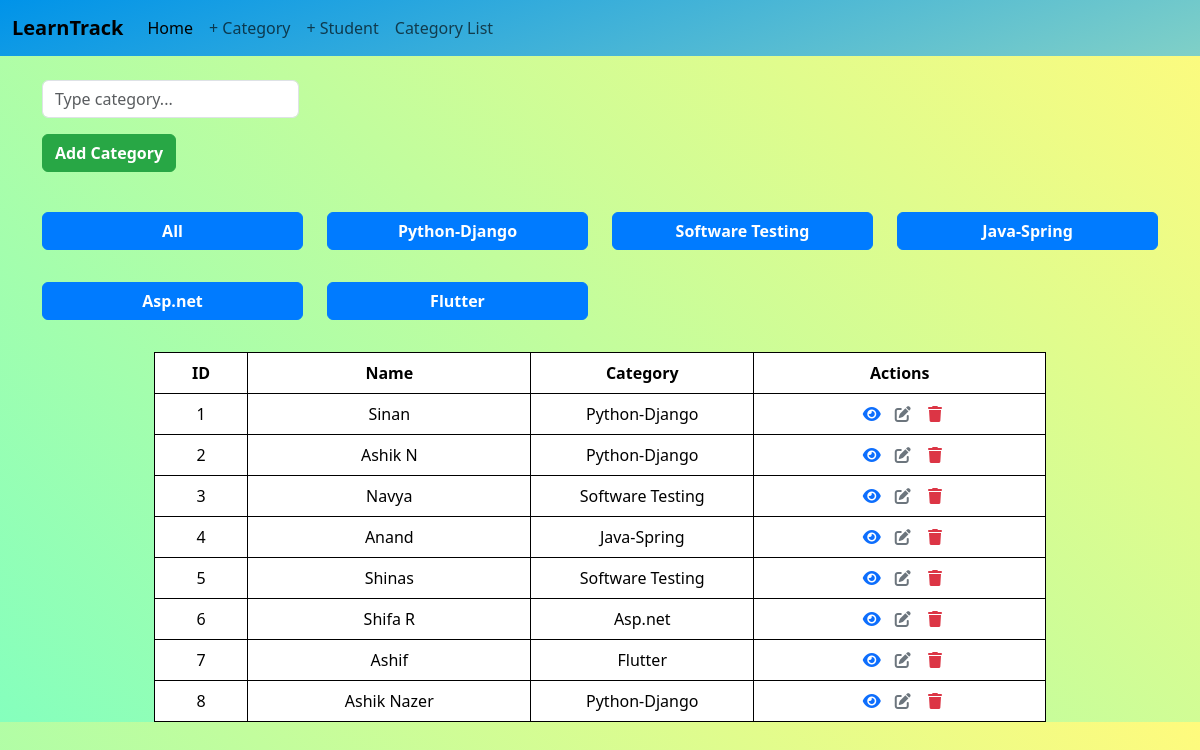
The app's page /, older data.
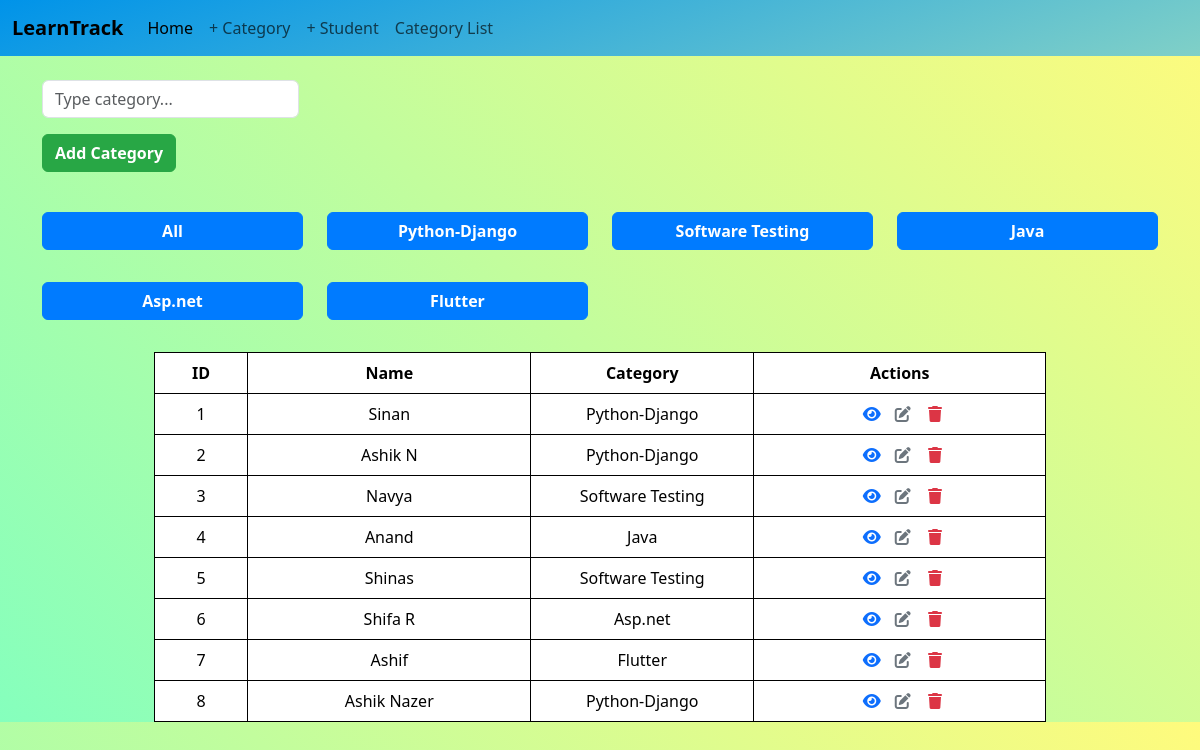
The same page, newer data.
### StudentHub/models.py (models this page shows, shortened)
class Category(models.Model):
    category_name = models.CharField(max_length=200, unique=True)
    created_date = models.DateTimeField(auto_now_add=True)
    updated_date = models.DateTimeField(auto_now=True)
    is_active = models.BooleanField(default=True)

class Student(models.Model):
    student_name = models.CharField(max_length=200)
    category_name = models.ForeignKey(Category, on_delete=models.CASCADE, related_name="category")
    gender=models.CharField(max_length=20, null=True)
    age=models.IntegerField(null=True)
    place = models.CharField(max_length=200)
    mobile_number = models.CharField(max_length=200)
    email = models.CharField(max_length=200)
    qualification = models.CharField(max_length=200)
    created_date = models.DateTimeField(auto_now_add=True)
    updated_date = models.DateTimeField(auto_now=True)
    is_active = models.BooleanField(default=True)

### StudentHub/views.py (the view, shortened to what this page needs)
# urls.py: 2. Add a URL to urlpatterns:  path('', Home.as_view(), name='home')
class Home(View):
    def get(self, request, *args, **kwargs):
        cat_form = CategoryForm()
        categories = Category.objects.all()
        students = Student.objects.all()
        return render(request, "index.html", {"categories": categories, "students": students, 'cat_form': cat_form})

### StudentHub/forms.py
class CategoryForm(forms.ModelForm):
    category_name = forms.CharField(label="", widget=forms.TextInput(attrs={'class': 'form-control mb-3'}))
    class Meta:
        model = Category
        fields = ["id", "category_name"]
        widgets = {
            "category_name": forms.TextInput(attrs={'class': 'form-control mb-3', 'placeholder': 'Type category...'}),
        }

### StudentHub/templates/index.html (shortened to what this page needs)
<!DOCTYPE html>
{% load static %}
<html lang="en">
<head>
  <link href="https://cdn.jsdelivr.net/npm/bootstrap@5.3.3/dist/css/bootstrap.min.css" rel="stylesheet"
>
  <link rel="stylesheet" href="{% static 'css/index.css' %}">
</head>
<body>
  <nav class="navbar navbar-expand-lg bg-body-tertiary">
    <div class="container-fluid">
      <a class="navbar-brand fw-bolder" href="#">LearnTrack</a>
      <div class="collapse navbar-collapse" id="navbarSupportedContent">
        <ul class="navbar-nav me-auto mb-2 mb-lg-0">
          <li class="nav-item">
            <a class="nav-link active" aria-current="page" href="{% url 'home' %}">Home</a>
          </li>
          <li class="nav-item">
            <a class="nav-link" href="{% url 'category-add' %}">+ Category</a>
          </li>
          <li class="nav-item">
            <a class="nav-link" href="{% url 'student-add' %}">+ Student</a>
          </li>
          <li class="nav-item">
            <a class="nav-link" href="{% url 'category-list' %}">Category List</a>
          </li>
        </ul>
      </div>
    </div>
  </nav>
  <div class="container">
    <div class="d-flex my-4">
      <form action="" method="post">
        <div class="mb-3">
          <input type="text" name="category_name" class="form-control" id="id_category_name"
            placeholder="Type category...">
        </div>
        <button type="submit" class="btn btn-custom fw-bolder">Add Category</button>
      </form>
    </div>
    <div class="row my-3">
      <div class="col-3 my-3">
        <form action="" method="post">
          <button type="submit" class="btn btn-primary-custom w-100 fw-bolder" name="category" value="all">All</button>
        </form>
      </div>
      {% for cat in categories %}
      <div class="col-3 my-3">
        <form action="" method="post">
          <button type="submit" class="btn btn-primary-custom w-100 fw-bolder" name="category"
            value="{{cat.id}}">{{cat.category_name}}</button>
        </form>
      </div>
      {% endfor %}
    </div>
    <div>
      <table class="table border border-secondary table-custom">
        <thead>
          <tr>
            <th>ID</th>
            <th>Name</th>
            <th>Category</th>
            <th>Actions</th>
          </tr>
        </thead>
        <tbody>
          {% for stu in students %}
          <tr>
            <td>{{stu.id}}</td>
            <td>{{stu.student_name}}</td>
            <td class="w-25">{{stu.category_name.category_name}}</td>
            <td>
              <a href="{% url 'student-detail' stu.id %}" class="text-decoration-none text-primary fw-bolder mx-2"><i
                  class="fas fa-eye fa-icon text-primary"></i></a>
              <a href="{% url 'student-edit' stu.id %}" class="text-decoration-none text-secondary pe-2 fw-bolder"><i
                  class="fas fa-pen-to-square fa-icon text-secondary"></i></a>
              <a href="{% url 'student-delete' stu.id %}" class="text-decoration-none text-danger fw-bolder"><i
                  class="fa-sharp fa-solid fa-trash p-1 text-danger"></i></a>
            </td>
          </tr>
          {% endfor %}
        </tbody>
      </table>
    </div>
  </div>
</body>
</html>

Row changes from the older to the newer data that the page shows:
changed Category: category_name "Java-Spring" → "Java"
changed through a linked row, Student "Anand": category_name.category_name "Java-Spring" → "Java"
